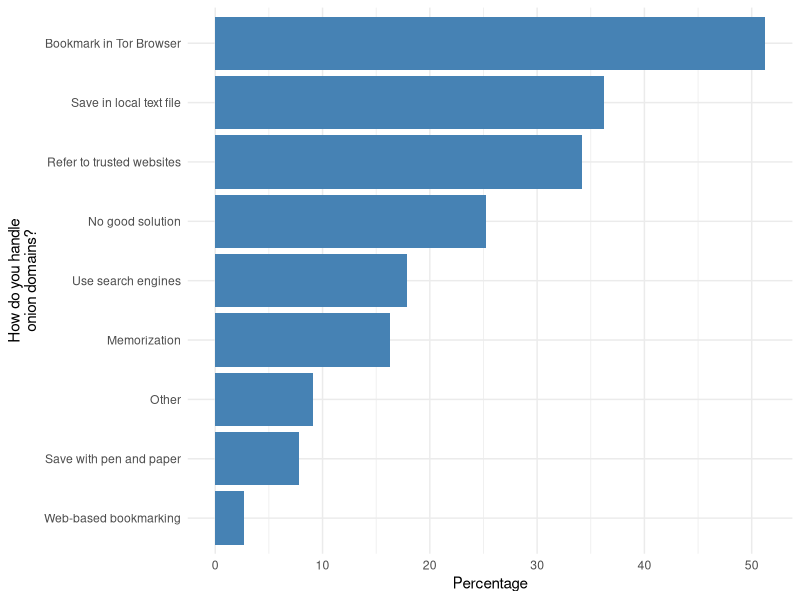

Write R code to recreate this figure.
library(ggplot2)

cairo_pdf("onion-domain-mgmt.pdf", height=1.8, width=4)

df <- data.frame(
    freq = c("Save in local text file", "Save with pen and paper",
             "Bookmark in Tor Browser", "Web-based bookmarking",
             "Use search engines", "Refer to trusted websites", "Memorization",
             "No good solution", "Other"),
    pct = c(36.24, 7.78, 51.23, 2.66, 17.84, 34.16, 16.32, 25.24, 9.11)
)

df$freq <- factor(df$freq, levels = df$freq[order(df$pct)])

ggplot(data = df, aes(x = freq, y = pct)) +
       geom_bar(stat = "identity", fill = "steelblue") +
       labs(x = "How do you handle\nonion domains?") +
       labs(y = "Percentage") +
       coord_flip() +
       theme_minimal()

dev.off()
